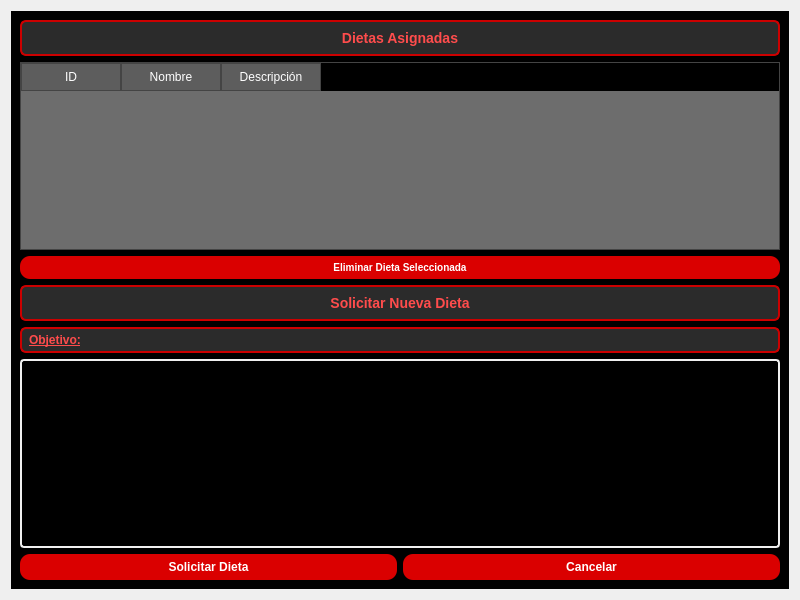
<?xml version="1.0" encoding="UTF-8"?>
<ui version="4.0">
 <class>RutinasUsuario</class>
 <widget class="QWidget" name="RutinasUsuario">
  <property name="geometry">
   <rect>
    <x>0</x>
    <y>0</y>
    <width>800</width>
    <height>600</height>
   </rect>
  </property>
  <property name="windowTitle">
   <string>Mis Dietas</string>
  </property>
  <layout class="QVBoxLayout" name="rootLayout">
   <item>
    <widget class="QFrame" name="frameFondo">
     <property name="styleSheet">
      <string notr="true">QFrame {
    background-color: #000000;
}</string>
     </property>
     <layout class="QVBoxLayout" name="mainLayout">
      <item>
       <widget class="QLabel" name="labelRutinas">
        <property name="styleSheet">
         <string notr="true">QLabel {
    background-color: #2b2b2b;     
    color: #ff4c4c;              
    border: 2px solid #cc0000;     
    padding: 8px;
    font-size: 14px;
    font-weight: bold;
    border-radius: 6px;
}</string>
        </property>
        <property name="text">
         <string>Dietas Asignadas</string>
        </property>
        <property name="alignment">
         <set>Qt::AlignCenter</set>
        </property>
       </widget>
      </item>
      <item>
       <widget class="QTableWidget" name="tablaDietas">
        <property name="styleSheet">
         <string notr="true">QTableWidget {
    background-color: #6d6d6d;
    color: white;
    gridline-color: #888888;
    border: 1px solid #444444;
}
QTableWidget::item {
    background-color: #7d7d7d;
    border: 1px solid #555555;
    padding: 4px;
}
QHeaderView::section {
    background-color: #5d5d5d;
    color: white;
    border: 1px solid #444444;
    padding: 4px;
}
QTableCornerButton::section {
    background-color: #6d6d6d;
    border: 1px solid #555555;
}
QScrollBar:vertical {
    background: #5d5d5d;
    width: 12px;
}
QScrollBar::handle:vertical {
    background: #888888;
    min-height: 20px;
    border-radius: 4px;
}
QScrollBar::add-line:vertical,
QScrollBar::sub-line:vertical {
    height: 0px;
}
QScrollBar:horizontal {
    background: #5d5d5d;
    height: 12px;
}
QScrollBar::handle:horizontal {
    background: #888888;
    min-width: 20px;
    border-radius: 4px;
}
QScrollBar::add-line:horizontal,
QScrollBar::sub-line:horizontal {
    width: 0px;
}
QTableWidget QLineEdit {
    background-color: #5d5d5d;
    color: white;
    border: 1px solid #777777;
    padding: 2px;
}</string>
        </property>
        <property name="rowCount">
         <number>0</number>
        </property>
        <property name="columnCount">
         <number>3</number>
        </property>
        <column>
         <property name="text">
          <string>ID</string>
         </property>
        </column>
        <column>
         <property name="text">
          <string>Nombre</string>
         </property>
        </column>
        <column>
         <property name="text">
          <string>Descripción</string>
         </property>
        </column>
       </widget>
      </item>
      <item>
       <widget class="QPushButton" name="btnEliminarRutina">
        <property name="styleSheet">
         <string notr="true">QPushButton {
    background-color: #da0000;
    color: white;
    border-radius: 10px;
    padding: 5px;
    font-size: 10px;
    font-weight: bold;
}
QPushButton:hover {
    background-color: #aa0000;
}</string>
        </property>
        <property name="text">
         <string>Eliminar Dieta Seleccionada</string>
        </property>
       </widget>
      </item>
      <item>
       <widget class="QLabel" name="labelSolicitar">
        <property name="styleSheet">
         <string notr="true">QLabel {
    background-color: #2b2b2b;     
    color: #ff4c4c;              
    border: 2px solid #cc0000;     
    padding: 8px;
    font-size: 14px;
    font-weight: bold;
    border-radius: 6px;
}</string>
        </property>
        <property name="text">
         <string>Solicitar Nueva Dieta</string>
        </property>
        <property name="alignment">
         <set>Qt::AlignCenter</set>
        </property>
       </widget>
      </item>
      <item>
       <widget class="QLabel" name="labelObjetivo">
        <property name="styleSheet">
         <string notr="true">QLabel {
    background-color: #2b2b2b;     
    color: #ff4c4c;              
    border: 2px solid #cc0000;     
    padding: 4px;
    font-size: 12px;
    font-weight: bold;
    border-radius: 6px;
    text-decoration: underline;
}</string>
        </property>
        <property name="text">
         <string>Objetivo:</string>
        </property>
       </widget>
      </item>
      <item>
       <widget class="QTextEdit" name="inputObjetivo">
        <property name="styleSheet">
         <string notr="true">QTextEdit {
    background-color: #000000;
    border: 1.5px solid #f0f0f0;
    color: #f0f0f0;
    padding: 4px;
    border-radius: 4px;
}</string>
        </property>
       </widget>
      </item>
      <item>
       <layout class="QHBoxLayout" name="horizontalLayoutButtons">
        <item>
         <widget class="QPushButton" name="btnSolicitar">
          <property name="styleSheet">
           <string notr="true">QPushButton {
    background-color: #da0000;
    color: white;
    border-radius: 10px;
    padding: 6px;
    font-size: 12px;
    font-weight: bold;
}
QPushButton:hover {
    background-color: #aa0000;
}</string>
          </property>
          <property name="text">
           <string>Solicitar Dieta</string>
          </property>
         </widget>
        </item>
        <item>
         <widget class="QPushButton" name="btnCancelar">
          <property name="styleSheet">
           <string notr="true">QPushButton {
    background-color: #da0000;
    color: white;
    border-radius: 10px;
    padding: 6px;
    font-size: 12px;
    font-weight: bold;
}
QPushButton:hover {
    background-color: #aa0000;
}</string>
          </property>
          <property name="text">
           <string>Cancelar</string>
          </property>
         </widget>
        </item>
       </layout>
      </item>
     </layout>
    </widget>
   </item>
  </layout>
 </widget>
 <resources/>
 <connections/>
</ui>
